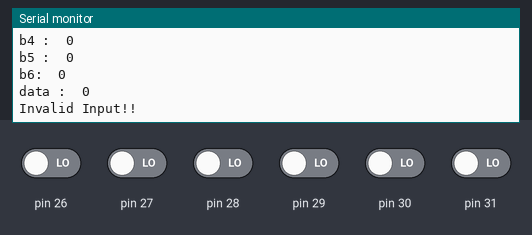
Recording of a sketch running on a simulated Arduino Mega 2560, built with avr-gcc and run on an emulated ATmega2560. Shown: the last lines printed to the serial monitor. The inputs (shaded band) are chosen by the test bench; at power-on: pin 26–31 LOW.

Above: at 8.8 s.
8.9 s: pin 26 driven HIGH
At 14.7 s:
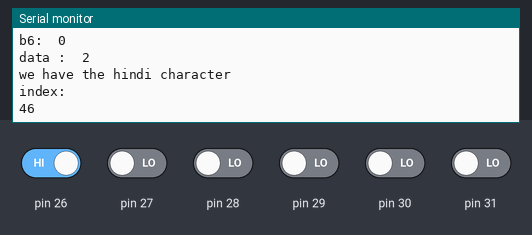
15.0 s: pin 27 driven HIGH
At 16.8 s:
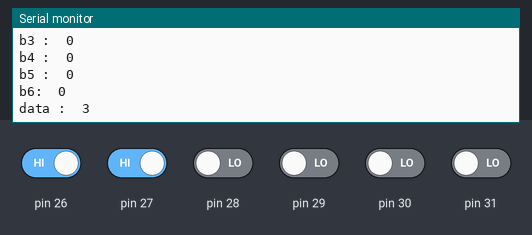
19.6 s: pin 28 driven HIGH
At 23.8 s:
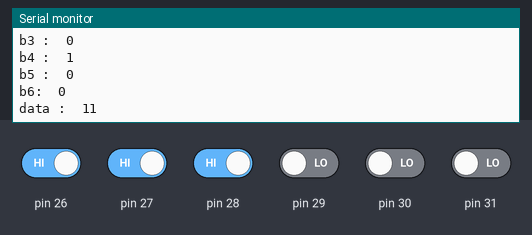
24.2 s: pin 29 driven HIGH
At 28.5 s:
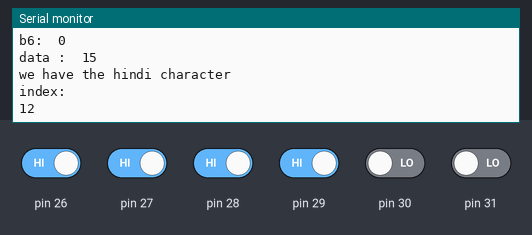
28.8 s: pin 30 driven HIGH
At 32.6 s:
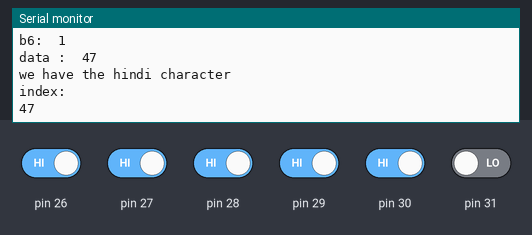
33.4 s: pin 31 driven HIGH
At 37.9 s:
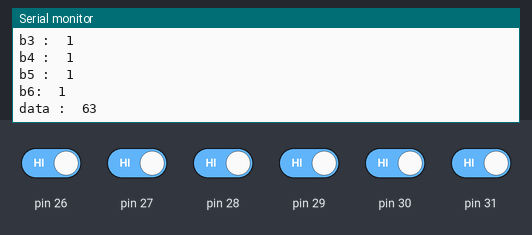
Timing chart, 0 to 39.0 s (numbered marks = the images above; inputs shaded):
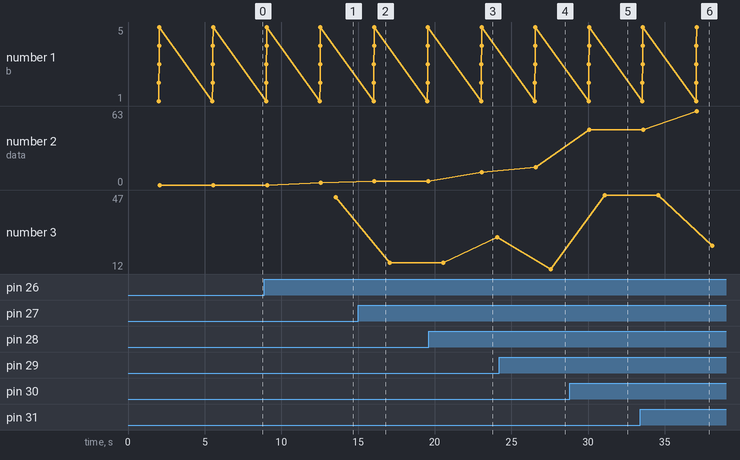

The sketch:

Eng_hindi_keypad_sense.ino
```cpp
#include <LiquidCrystal.h>
LiquidCrystal lcd(13, 12, 11, 10, 9, 8);
int b1,b2,b3,b4,b5,b6,data=0;

//data and datav
const char charac[]={'a','b','c','d','e','f','g','h','i','j','k','l','m','n','o','p','q','r','s','t','u','v','w','x','y','z','0','1','2','3','4','5','6','7','8','9'};
const int charv[]={0b000001,0b000101,0b000011,0b001011,0b001001,0b000111,0b001111,0b001101,0b000110,0b001110,0b010001,0b010101,0b010011,0b011011,0b011001,0b010111,0b011111,0b011101,0b010110,0b011110,0b110001,0b110101,0b101110,0b110011,0b111011,0b111001};
const int charhv[]={0b000001,0b011010,0b000110,0b011000,0b110001,0b101101,0b001001,0b010010,0b011001,0b100110,0b010001,0b100010,0b001111,0b100101,0b110010,0b000011,0b100001,0b001110,0b111000,0b001100,0b111110,0b101110,0b100111,0b111111,0b111010,0b011110,0b101011,0b001011,0b110110,0b011011,0b010111,0b011100,0b000101,0b001010,0b010011,0b111011,0b011101,0b010101,0b110101,0b101010,0b100011,0b110111,0b010110,0b001101,0b011111,0b101001,0b000010,0b101111,0b100000,0b100100};
static int lang_key=1;
void keypad_Sense()
{
  int exist=0;   // user entered data exist in our arrays
  lcd.clear();
  lcd.print("key-pressing");
  delay(500);

  //we have manual button enabled till here
    b1=digitalRead(27);
    b2=digitalRead(26);
    b3=digitalRead(29);
    b4=digitalRead(28);
    b5=digitalRead(31);
    b6=digitalRead(30);

    delay(1000);
    Serial.println();
    Serial.write("b1 :  ");Serial.println(b1);
    Serial.write("b2 :  ");Serial.println(b2);
    Serial.write("b3 :  ");Serial.println(b3);
    Serial.write("b4 :  ");Serial.println(b4);
    Serial.write("b5 :  ");Serial.println(b5);
    Serial.write("b6:  ");Serial.println(b6);

    //cascade content it a particular value
    data=(b1)|(b2<<1)|(b3<<2)|(b4<<3)|(b5<<4)|(b6<<5);

    Serial.write("data :  ");Serial.println(data);

    //till here we have the data what user want ?
    delay(1000);

    //check the language of the input
        if(lang_key==0 )    //english
        {
            // ckeck firsthand whether we have data of it or not
            //time for display it
            for(int x=0;x<26;x++)
            {
                // here the binary-format changes implicity to int and then
                //comapre to data
                if (charv[x]==data)
                {
                    //success finding character
                    exist =1 ;   //yes we have the character
                    Serial.println("we have the english character");
                    lcd.print(charac[x]);
                    Serial.println(charac[x]);
                }
                //not found at this index .... go for next index
            }
            //not found at--- all   ..  i.e exist 0(no)
            if(exist==0)
            {
                Serial.println("Invalid Input!!");
                lcd.print("Invalid Char");
            }
            if(exist==1)
            {

                //set back to default for next char detection....
                exist=0;
            }
        }
        else if(lang_key==1)   //hindi
        {
            // ckeck firsthand whether we have data of it or not
            //time for display it
            for(int x=0;x<50;x++)
            {
                // here the binary-format changes implicity to int and then
                //comapre to data
                if (charhv[x]==data)
                {
                    //success finding character
                    exist =1 ;   //yes we have the character
                    Serial.println("we have the hindi character");
                    Serial.println("index: ");Serial.println(x);
                    //generate_print(x);

                }
                //not found at this index .... go for next index
            }
            //not found at--- all   ..  i.e exist 0(no)
            if(exist==0)
            {
                Serial.println("Invalid Input!!");
                lcd.print("Invalid Char");
            }
            if(exist==1)
            {

                //set back to default for next char detection....
                exist=0;
            }
        }

}
void setup() {

pinMode(26,INPUT);
pinMode(27,INPUT);
pinMode(28,INPUT);
pinMode(29,INPUT);
pinMode(30,INPUT);
pinMode(31,INPUT);

Serial.begin(9600);
Serial.println("Testing Started");
}

void loop() {

    Serial.println("Select Auto:Training");
    Serial.println("Select Key:pressing");
    delay(500);

    do{

      keypad_Sense();
      delay(1000);
    }while(1);

}
```

Measured:
- after the input at 8.9 s, the serial monitor: prints a new line after 3.6 s (image 1)
- after the input at 15.0 s, the serial monitor: prints a new line after 1.0 s (image 2)
- after the input at 19.6 s, the serial monitor: prints a new line after 3.5 s (image 3)
- after the input at 24.2 s, the serial monitor: prints a new line after 2.4 s (image 4)
- after the input at 28.8 s, the serial monitor: prints a new line after 1.3 s (image 5)
- after the input at 33.4 s, the serial monitor: prints a new line after 3.7 s (image 6)
- plotted number 2: 3 → 11 after the input at 19.6 s, 11 → 15 after the input at 24.2 s, 15 → 47 after the input at 28.8 s, 47 → 63 after the input at 33.4 s
- plotted number 3: 46 → 15 after the input at 15.0 s, 15 → 27 after the input at 19.6 s, 27 → 12 after the input at 24.2 s, 12 → 47 after the input at 28.8 s, 47 → 23 after the input at 33.4 s
